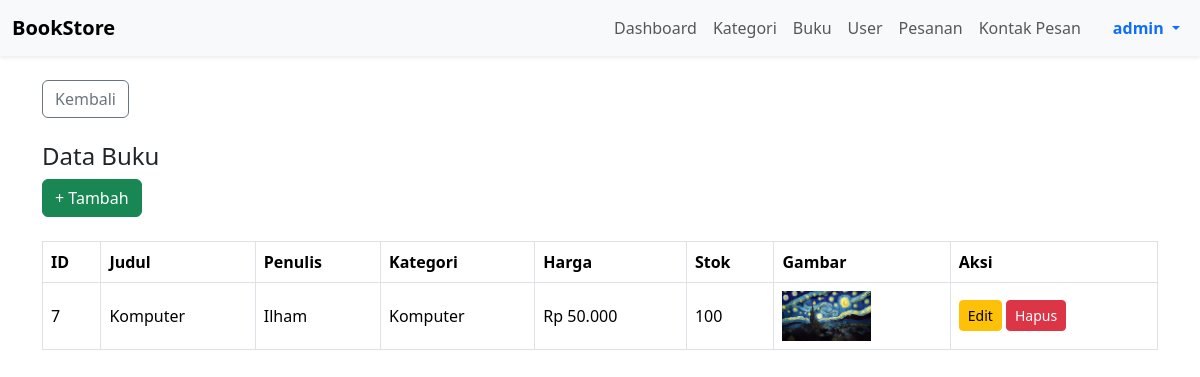
/admin/buku.php (signed in), run on the app's committed database.
### tables this page shows
CREATE TABLE `buku` (
  `buku_id` int(11) NOT NULL,
  `kategori_id` int(11) DEFAULT NULL,
  `judul` varchar(150) NOT NULL,
  `penulis` varchar(100) DEFAULT NULL,
  `penerbit` varchar(100) DEFAULT NULL,
  `tahun_terbit` year(4) DEFAULT NULL,
  `harga` decimal(10,2) NOT NULL,
  `stok` int(11) DEFAULT 0,
  `gambar` varchar(255) DEFAULT NULL
);

CREATE TABLE `kategori` (
  `kategori_id` int(11) NOT NULL,
  `nama_kategori` varchar(100) NOT NULL
);

### admin/buku.php (the view, shortened to what this page needs)
<?php
include '../db/koneksi.php';
$books = $conn->query("SELECT b.*, k.nama_kategori
                       FROM buku b LEFT JOIN kategori k ON b.kategori_id=k.kategori_id
                       ORDER BY b.buku_id DESC");
?>
<!doctype html>
<html>
<head>
  <link href="https://cdn.jsdelivr.net/npm/bootstrap@5.3.2/dist/css/bootstrap.min.css" rel="stylesheet">
</head>
<body>
<?php include '../navbar.php'; ?>
<div class="container mt-4">
  <div class="mt-3 mb-4">
    <a href="index.php" class="btn btn-outline-secondary">Kembali</a>
  </div>
  <h4>Data Buku</h4>
  <button class="btn btn-success mb-4" data-bs-toggle="modal" data-bs-target="#tambahModal">+ Tambah</button>
  <table class="table table-bordered align-middle">
    <thead>
      <tr>
        <th>ID</th>
        <th>Judul</th>
        <th>Penulis</th>
        <th>Kategori</th>
        <th>Harga</th>
        <th>Stok</th>
        <th>Gambar</th>
        <th>Aksi</th>
      </tr>
    </thead>
    <tbody>
      <?php $modal_data=[]; while($b=$books->fetch_assoc()): $modal_data[]=$b; ?>
      <tr>
        <td><?= $b['buku_id'] ?></td>
        <td><?= htmlspecialchars($b['judul']) ?></td>
        <td><?= htmlspecialchars($b['penulis']) ?></td>
        <td><?= htmlspecialchars($b['nama_kategori']) ?></td>
        <td>Rp <?= number_format($b['harga'],0,',','.') ?></td>
        <td><?= $b['stok'] ?></td>
        <td><?php if($b['gambar']): ?><img src="../<?= $b['gambar'] ?>" style="height:50px"><?php endif; ?></td>
        <td>
          <button class="btn btn-warning btn-sm" data-bs-toggle="modal" data-bs-target="#editModal<?= $b['buku_id'] ?>">Edit</button>
          <a href="?hapus=<?= $b['buku_id'] ?>" class="btn btn-danger btn-sm" onclick="return confirm('Hapus buku ini?')">Hapus</a>
        </td>
      </tr>
      <?php endwhile; ?>
    </tbody>
  </table>
</div>
</body>
</html>

### data on the page
buku: buku_id "7", judul "Komputer", penulis "Ilham", kategori.nama_kategori "Komputer", harga "50.000", stok "100", gambar (picture)

### other printed values
$_SESSION['username'] "admin"
